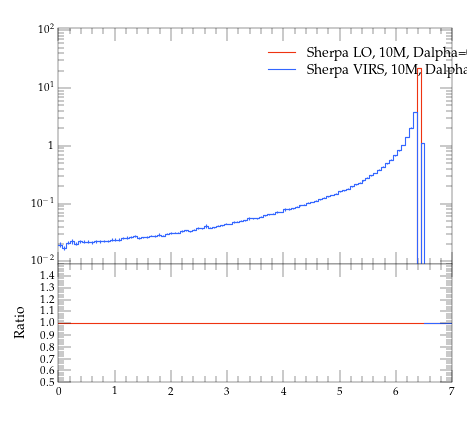

The script that saved this image:
#! /usr/bin/env python

# This Python script was auto-generated using YODA v2.0.0.
# Analysis object: /evtb/inc_jb_e
# Timestamp: 15-04-2024 (14:39:01)

import matplotlib as mpl
import matplotlib.pyplot as plt
mpl.use('Agg') # comment out for interactive use
import os
import numpy as np

plotDir = os.path.split(os.path.realpath(__file__))[0]
if 'YODA_USER_PLOT_PATH' in globals():
    plot_outdir = globals()['YODA_USER_PLOT_PATH']
else:
    plot_outdir = plotDir

#plot style
plt.style.use(os.path.join(plotDir, '../default.mplstyle'))
# plot metadata
figW, figH = plt.rcParams['figure.figsize']
ax_xLabel = r''
ax_yLabel = r''
ax_title  = r''
ax_xScale = 'linear'
ax_yScale = 'log'
xLims = (0.0, 7.0)
yLims = (0.009000000000000001, 110.00000000000001)

# TeX-friendly labels for the legend
labels = [ r"Sherpa LO, 10M, Dalpha=0.01", r"Sherpa VIRS, 10M, Dalpha=0.01" ]

# Create figure and axis objects
fig, (ax, ratio0_ax) = plt.subplots(2, 1, sharex=True,
                  figsize=(figW,figH), gridspec_kw={'height_ratios': (2, 1)})
ratio0_ax.yaxis.set_major_locator(mpl.ticker.MultipleLocator(0.1))
ratio0_ax.set_ylim(0.5, 1.4999)
ratio0_ax.set_ylabel('Ratio')

# LineColor map: curve index -> color
linecolors = {0: '#EE3311', 1: '#3366FF'}
# the numerical data is stored in a separate file
dataf = dict()
prefix = os.path.split(__file__)[0]
if prefix:    prefix = prefix + '/'
exec(open(prefix+'inc_jb_e__data.py').read(), dataf)


legend_handles = [] # keep track of handles for the legend

# style options for curves
# starts at zorder>=5 to draw curve on top of legend
styles = {
  'curve0': {
    'color' : linecolors[0],
    'linestyle' : '-',
    'marker' : 'o',
    'zorder' : 5,
    'histstyle' : True,
  },
  'curve1': {
    'color' : linecolors[1],
    'linestyle' : '-',
    'marker' : 'o',
    'zorder' : 6,
    'histstyle' : True,
  },
}
# curve from input yoda files in main panel
for label in dataf['yvals'].keys():
    if all(np.isnan(v) for v in dataf['yvals'][label]):
        continue
    tmp = None
    if styles[label]['histstyle']: # draw as histogram
        tmp, = ax.plot(dataf['xedges'], dataf['yedges'][label],
                       color=styles[label]['color'],
                       linestyle=styles[label]['linestyle'],
                       drawstyle='steps-pre', solid_joinstyle='miter',
                       zorder=styles[label]['zorder'], label=label)
        ax.errorbar(dataf['xpoints'], dataf['yvals'][label], color=styles[label]['color'],
                    xerr=dataf['xerrs'], yerr=[dataf['ydowns'][label], dataf['yups'][label]],
                    linestyle='none', zorder=styles[label]['zorder'])
    else: # draw as scatter
        tmp = ax.errorbar(dataf['xpoints'], dataf['yvals'][label],
                          xerr=dataf['xerrs'],
                          yerr=[ dataf['ydowns'][label],
                          dataf['yups'][label] ],
                          fmt=styles[label]['marker'],
                          ecolor=styles[label]['color'],
                          color=styles[label]['color'], zorder=2)
        tmp[-1][0].set_linestyle(styles[label]['linestyle'])
    legend_handles += [tmp]
    for varLabel in dataf['variation_yvals'].keys():
        if varLabel.startswith(label):
            tmp, = ax.plot(dataf['xedges'], dataf['variation_yvals'][varLabel],
                           color=styles[label]['color'],
                           linestyle=styles[label]['linestyle'],
                           drawstyle='steps-pre', solid_joinstyle='miter',
                           zorder=styles[label]['zorder'], alpha=0.5)


# plots on ratio panel
# curve from input yoda files in ratio panel
for label, yvals in dataf['ratio0_yvals'].items():
    if all(np.isnan(v) for v in yvals):
        continue
    if styles[label]['histstyle']: # plot as histogram
        ratio0_ax.plot(dataf['xedges'], yvals,
                       color=styles[label]['color'],
                       linestyle=styles[label]['linestyle'],
                       drawstyle='steps-pre', zorder=1,
                       solid_joinstyle='miter')
        ratio0_ax.vlines(dataf['xpoints'],
                         dataf['ratio0_ymin'][label],
                         dataf['ratio0_ymax'][label],
                         color=styles[label]['color'], zorder=1)
    else: # plot as scatter
        tmp = ratio0_ax.errorbar(dataf['xpoints'],
                                 yvals, xerr=dataf['xerrs'],
                                 yerr=dataf['ratio0_yerrs'][label],
                                 fmt=styles[label]['marker'],
                                 ecolor=styles[label]['color'],
                                 color=styles[label]['color'])
        tmp[-1][0].set_linestyle(styles[label]['linestyle'])

    for varlabel in dataf['ratio0_variation_vals'].keys():
        if varlabel.startswith(label):
            ratio0_ax.plot(dataf['xedges'],
                            dataf['ratio0_variation_vals'][varlabel],
                            color=styles[label]['color'],
                            linestyle=styles[label]['linestyle'],
                            drawstyle='steps-pre', solid_joinstyle='miter',
                            zorder=1, alpha=0.5)

legend_pos = (0.5, 0.97)
ax.legend(legend_handles, labels, loc='upper left', bbox_to_anchor=legend_pos)

# set plot metadata as defined above
ratio0_ax.set_xlabel(ax_xLabel)
ratio0_ax.xaxis.set_label_coords(1., -.15)
ax.set_ylabel(ax_yLabel, loc='top')
ax.set_title(ax_title, loc='left')
ax.set_xscale(ax_xScale)
ax.set_yscale(ax_yScale)
ax.set_xlim(xLims)
ax.set_ylim(yLims)

# tick formatting
plt.rcParams['xtick.top'] = True
plt.rcParams['ytick.right'] = True
ax.yaxis.set_major_locator(mpl.ticker.LogLocator(base=10.0, numticks=np.inf))
ax.yaxis.set_minor_locator(mpl.ticker.LogLocator(
                           base=10.0, subs=np.arange(0.1, 1, 0.1), numticks=np.inf))
fig.align_ylabels((ax, ratio0_ax))
plt.savefig(os.path.join(plot_outdir, 'inc_jb_e.pdf'), format='PDF')
plt.savefig(os.path.join(plot_outdir, 'inc_jb_e.png'), format='PNG')

plt.close(fig)
